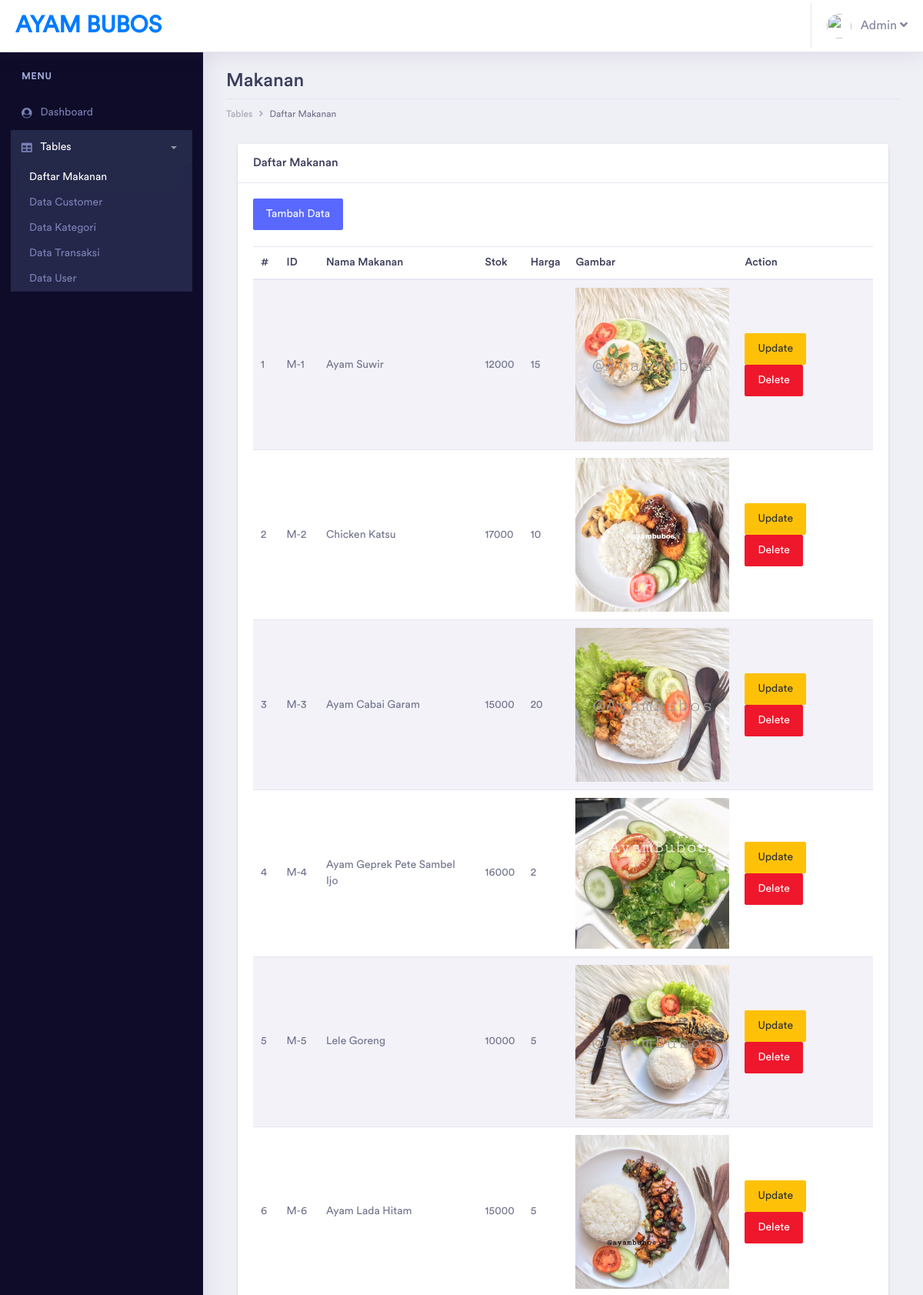
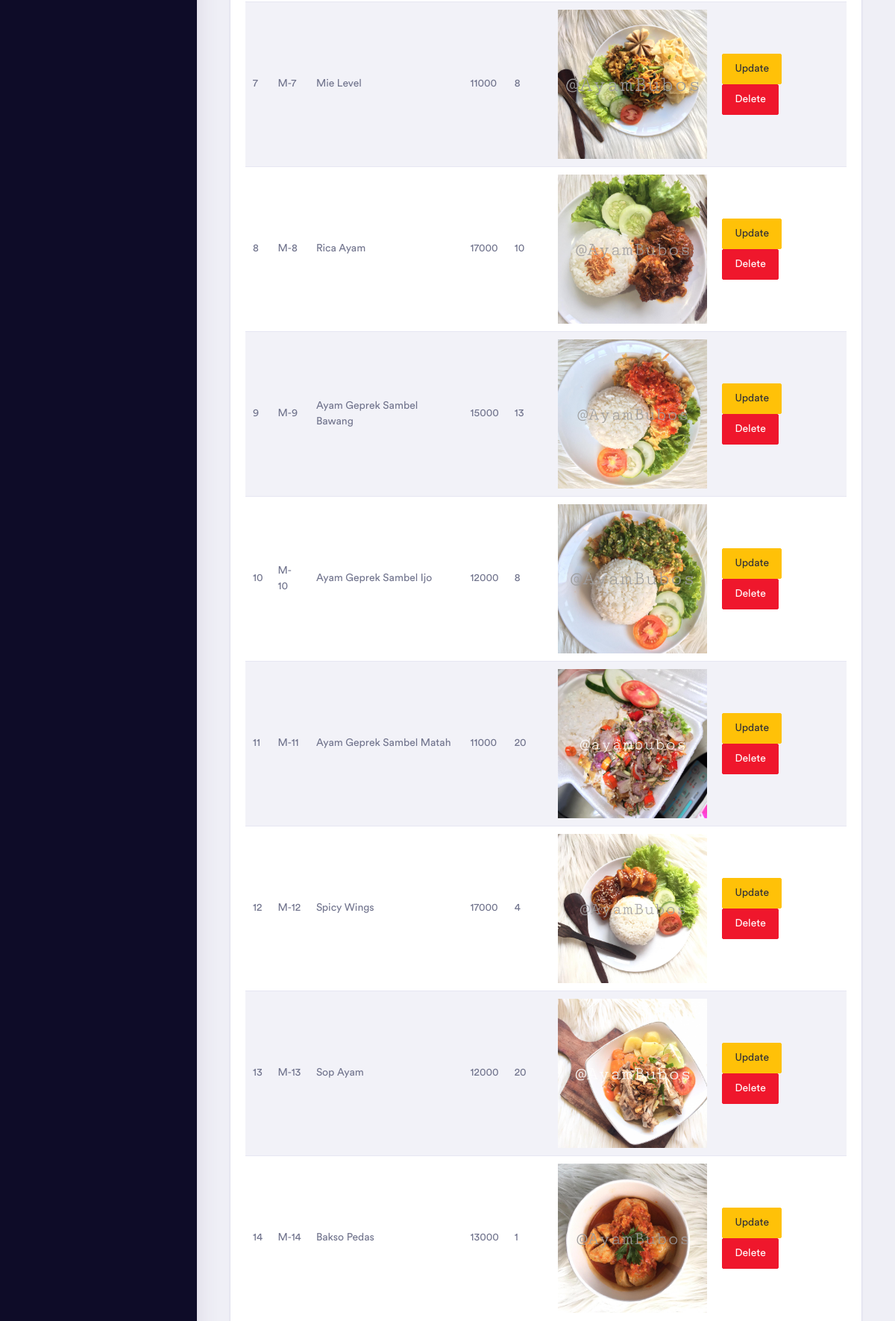
/admin/pages/tables/makanan/hal_makanan.php (signed in, upper part), run on the app's committed database (2 pictures, top to bottom).
### tables this page shows
CREATE TABLE `makanan` (
  `id_makanan` varchar(50) NOT NULL,
  `nama_makanan` varchar(200) NOT NULL,
  `id_kategori` varchar(20) NOT NULL,
  `stok` int(11) NOT NULL,
  `harga` int(11) NOT NULL,
  `deskripsi` varchar(1000) NOT NULL,
  `gambar` varchar(200) NOT NULL,
  `deleted` tinyint(1) NOT NULL
);

### admin/pages/tables/makanan/hal_makanan.php (the view, shortened to what this page needs)
<?php
include '../../../../koneksi/connection.php';
?>
<?php
if(!$_SESSION['username'] && !$_SESSION['password'] && $_SESSION['tipe_user'] != "Admin")
{
    echo "
		<script type='text/javascript'>
		alert('Anda harus login terlebih dahulu!')
		window.location='../../../index.php';
		</script>";
}
else
{
?>
<!doctype html>
<html lang="en">
<head>
    <link rel="stylesheet" href="../../../assets/vendor/bootstrap/css/bootstrap.min.css">
    <link href="../../../assets/vendor/fonts/circular-std/style.css" rel="stylesheet">
    <link rel="stylesheet" href="../../../assets/libs/css/style.css">
    <link rel="stylesheet" href="../../../assets/vendor/fonts/fontawesome/css/fontawesome-all.css">
    <link rel="stylesheet" href="../../../assets/vendor/charts/chartist-bundle/chartist.css">
    <link rel="stylesheet" href="../../../assets/vendor/charts/morris-bundle/morris.css">
    <link rel="stylesheet" href="../../../assets/vendor/fonts/material-design-iconic-font/css/materialdesignicons.min.css">
    <link rel="stylesheet" href="../../../assets/vendor/charts/c3charts/c3.css">
    <link rel="stylesheet" href="../../../assets/vendor/fonts/flag-icon-css/flag-icon.min.css">
</head>
<body>
    <div class="dashboard-main-wrapper">
        <div class="dashboard-header">
            <nav class="navbar navbar-expand-lg bg-white fixed-top">
                <a class="navbar-brand" href="../../../dashboard.php">AYAM BUBOS</a>
                <div class="collapse navbar-collapse " id="navbarSupportedContent">
                    <ul class="navbar-nav ml-auto navbar-right-top">
                        <li class="nav-item dropdown nav-user">
                            <a class="nav-link nav-user-img" href="#" id="navbarDropdownMenuLink2" data-toggle="dropdown"
                                aria-haspopup="true" aria-expanded="false"><img src="../images/logo_ayam.png
                                    alt="" class="user-avatar-md rounded-circle">&nbsp;&nbsp;&nbsp;Admin <i class="fas fa-angle-down"></i></a>
                        </li>
                    </ul>
                </div>
            </nav>
        </div>
        <div class="nav-left-sidebar sidebar-dark">
            <div class="menu-list">
                <nav class="navbar navbar-expand-lg navbar-light">
                    <div class="collapse navbar-collapse" id="navbarNav">
                        <ul class="navbar-nav flex-column">
                            <li class="nav-divider">
                                Menu
                            </li>
                            <li class="nav-item ">
                                <a class="nav-link" href="../../../dashboard.php" aria-expanded="false" data-target="#submenu-1"
                                    aria-controls="submenu-1"><i class="fa fa-fw fa-user-circle"></i>Dashboard
                                    <span class="badge badge-success">6</span></a>
                            </li>
                            <li class="nav-item">
                                <a class="nav-link active" href="#" data-toggle="collapse" aria-expanded="true"
                                    data-target="#submenu-5" aria-controls="submenu-5"><i class="fas fa-fw fa-table"></i>Tables</a>
                                <div id="submenu-5" class="collapse submenu show">
                                    <ul class="nav flex-column">
                                        <li class="nav-item active">
                                            <a class="nav-link active" href="hal_makanan.php">Daftar Makanan</a>
                                        </li>
                                        <li class="nav-item">
                                            <a class="nav-link" href="../customer/table_customer.php">Data Customer</a>
                                        </li>
                                        <li class="nav-item">
                                            <a class="nav-link" href="../kategori/table_kategori.php">Data Kategori</a>
                                        </li>
                                        <li class="nav-item">
                                            <a class="nav-link" href="../transaksi/table_transaksi.php">Data Transaksi</a>
                                        </li>
                                        <li class="nav-item">
                                            <a class="nav-link" href="../user/table_user.php">Data User</a>
                                        </li>
                                    </ul>
                                </div>
                            </li>
                        </ul>
                    </div>
                </nav>
            </div>
        </div>
        <div class="dashboard-wrapper">
            <div class="dashboard-ecommerce">
                <div class="container-fluid dashboard-content ">
                    <div class="row">
                        <div class="col-xl-12 col-lg-12 col-md-12 col-sm-12 col-12">
                            <div class="page-header">
                                <h2 class="pageheader-title">Makanan</h2>
                                <div class="page-breadcrumb">
                                    <nav aria-label="breadcrumb">
                                        <ol class="breadcrumb">
                                            <li class="breadcrumb-item"><a href="#" class="breadcrumb-link">Tables</a></li>
                                            <li class="breadcrumb-item active" aria-current="page">Daftar Makanan</li>
                                        </ol>
                                    </nav>
                                </div>
                            </div>
                        </div>
                    </div>
                    <div class="col-xl-12">
                        <div class="card">
                            <h5 class="card-header">Daftar Makanan</h5>
                            <div class="card-body">
                                <a href="form_makanan.php" class="btn btn-primary">Tambah Data</a>
                                <br><br>
                                <table id="tabell" class="table table-striped">
                                    <thead>
                                        <tr>
                                            <th>#</th>
                                            <th>ID</th>
                                            <th>Nama Makanan</th>
                                            <th>Stok</th>
                                            <th>Harga</th>
                                            <th>Gambar</th>
                                            <th>Action</th>
                                        </tr>
                                    </thead>
                                    <tbody>
                                        <?php
                                            $query =
                                            "SELECT * FROM makanan";
                                            $result = mysqli_query($con, $query);
                                            if (mysqli_num_rows($result) > 0)
                                            {
                                                $index = 1;
                                                while($row = mysqli_fetch_assoc($result))
                                                {
                                                    $id_makanan = $row['id_makanan'];
                                                    echo "
                                                    <tr>
                                                        <td>" . $index++ . "</td>
                                                        <td>" . $row["id_makanan"] . "</td>
                                                        <td>" . $row["nama_makanan"] . "</td>
                                                        <td>" . $row["harga"] . "</td>
                                                        <td>" . $row["stok"] . "</td>
                                                        <td><img src='../../../../images/". $row["gambar"] ."' width='200px'></td>
                                                        <td>
                                                            <a href='edit_makanan.php?id_makanan=$id_makanan' class='btn btn-warning'>Update</a>
                                                            <a href='process/delete_buku.php?id_makanan=$id_makanan' class='btn btn-danger'>Delete</a>
                                                        </td>
                                                    </tr>
                                                    ";
                                                }
                                            }
                                            ?>
                                    </tbody>
                                </table>
                            </div>
                        </div>
                    </div>
                </div>
            </div>
        </div>
    </div>
</body>
</html>
<?php } ?>

### data on the page
makanan: id_makanan "M-1", nama_makanan "Ayam Suwir", harga "12000", stok "15", gambar (picture)
makanan: id_makanan "M-2", nama_makanan "Chicken Katsu", harga "17000", stok "10", gambar (picture)
makanan: id_makanan "M-3", nama_makanan "Ayam Cabai Garam", harga "15000", stok "20", gambar (picture)
makanan: id_makanan "M-4", nama_makanan "Ayam Geprek Pete Sambel Ijo", harga "16000", stok "2", gambar (picture)
makanan: id_makanan "M-5", nama_makanan "Lele Goreng", harga "10000", stok "5", gambar (picture)
makanan: id_makanan "M-6", nama_makanan "Ayam Lada Hitam", harga "15000", stok "5", gambar (picture)
makanan: id_makanan "M-7", nama_makanan "Mie Level", harga "11000", stok "8", gambar (picture)
makanan: id_makanan "M-8", nama_makanan "Rica Ayam", harga "17000", stok "10", gambar (picture)
makanan: id_makanan "M-9", nama_makanan "Ayam Geprek Sambel Bawang", harga "15000", stok "13", gambar (picture)
makanan: id_makanan "M-10", nama_makanan "Ayam Geprek Sambel Ijo", harga "12000", stok "8", gambar (picture)
makanan: id_makanan "M-11", nama_makanan "Ayam Geprek Sambel Matah", harga "11000", stok "20", gambar (picture)
makanan: id_makanan "M-12", nama_makanan "Spicy Wings", harga "17000", stok "4", gambar (picture)
makanan: id_makanan "M-13", nama_makanan "Sop Ayam", harga "12000", stok "20", gambar (picture)
makanan: id_makanan "M-14", nama_makanan "Bakso Pedas", harga "13000", stok "1", gambar (picture)
